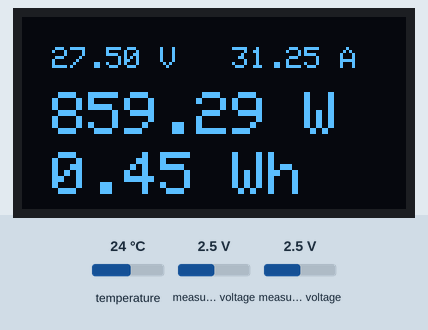
Simulated run of this sketch. Board: ESP32. On the bench: 128×64 one-colour display. The inputs (shaded band) are chosen by the test bench; at power-on: measured voltage 2.5 V, temperature 24 °C. WiFi joins after 1.5 s; servers stay silent unless stated; what the sketch prints to the serial monitor is not drawn.

Above: at 3.2 s.
3.3 s: measured voltage (sensor 200) set to 0.1 V
At 6.7 s:
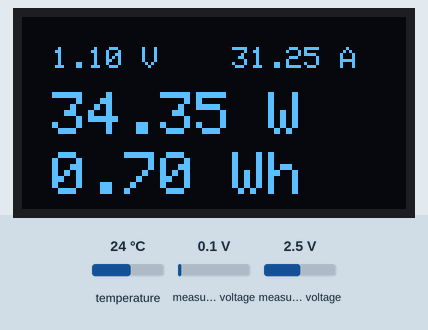
6.9 s: measured voltage (sensor 201) set to 0.1 V
At 8.8 s:
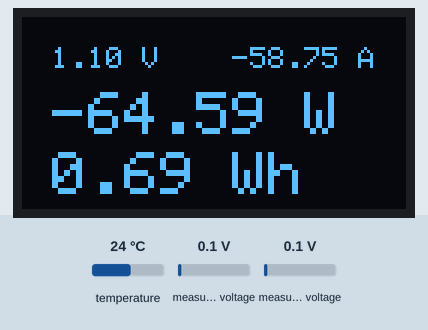
10.5 s: measured voltage (sensor 200) set to 1.2 V
At 12.2 s:
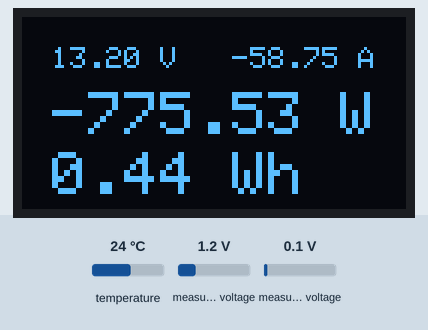
14.2 s: measured voltage (sensor 201) set to 1.2 V
At 16.1 s:
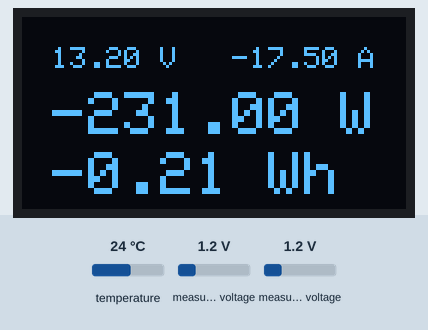
17.8 s: measured voltage (sensor 200) set to 2.5 V
At 19.8 s:
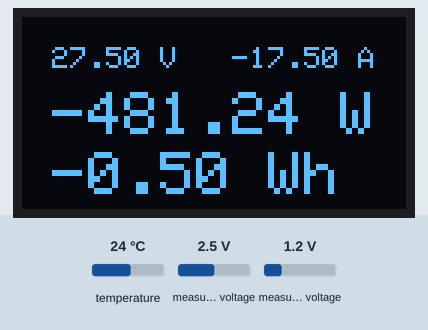
21.4 s: measured voltage (sensor 201) set to 2.5 V
At 23.4 s:
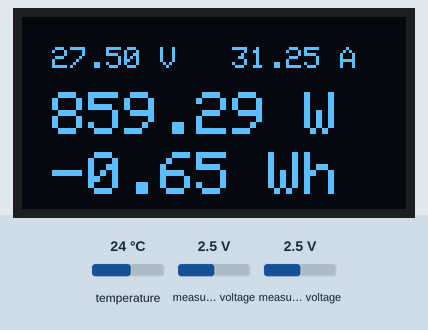
Timing chart, 0 to 24.9 s (numbered marks = the images above; inputs shaded):
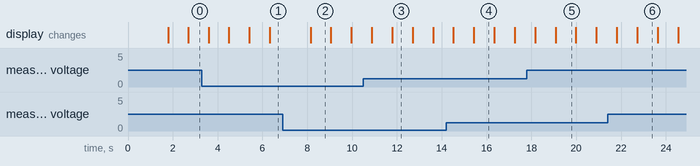

Measured:
- what the display in image 2 shows lasts 1.0 s, from 8.1 s to 9.1 s

The sketch:

Solar_PV_Monitoring_System_V2.0.ino
```cpp
// (licence header left out)
// ============================================================================
// BLYNK CONFIGURATION
// Replace these values with your own Blynk project credentials
// ============================================================================
#define BLYNK_TEMPLATE_ID "TMPL3V-0wJfRH"
#define BLYNK_TEMPLATE_NAME "Solar PV Energy Meter V2"
#define BLYNK_AUTH_TOKEN "YOUR AUTH TOKEN"
#define BLYNK_PRINT Serial


// ============================================================================
// REQUIRED LIBRARIES
// ============================================================================
#include <Wire.h>
#include <Adafruit_SSD1306.h>
#include <Adafruit_ADS1X15.h>
#include <BlynkSimpleEsp32.h>
#include <OneWire.h>
#include <DallasTemperature.h>


// ============================================================================
// PIN DEFINITIONS
// ============================================================================
const int oneWirePin = D3;        // DS18B20 temperature sensor pin


// ============================================================================
// OLED DISPLAY OBJECT
// ============================================================================
Adafruit_SSD1306 display(128, 64, &Wire);


// ============================================================================
// ADS1115 ADC OBJECT
// Used for high resolution voltage/current measurement
// ============================================================================
Adafruit_ADS1115 ads;


// ============================================================================
// TEMPERATURE SENSOR OBJECT
// ============================================================================
OneWire oneWire(oneWirePin);
DallasTemperature sensors(&oneWire);


// ============================================================================
// MEASUREMENT VARIABLES
// ============================================================================
float voltage = 0;
float current = 0;
float power = 0;
float energy = 0;
float temperature = 0;
float saving = 0;


// Time tracking variable used for energy calculation
unsigned long previousMillis = 0;


// Electricity cost per unit (₹ / kWh)
const float EnergyCost = 6.5;


// ============================================================================
// VOLTAGE DIVIDER RESISTOR VALUES
// Used to scale solar voltage to ADC range
// ============================================================================
const float R1 = 100;   // 100K
const float R2 = 10;    // 10K

// Current measurement divider
const float R3 = 1;     // 1K
const float R4 = 2;     // 2K


// ============================================================================
// ACS758 CURRENT SENSOR PARAMETERS
// ============================================================================
float OffsetVoltage = 2.5;      // Zero current output voltage
const float sensitivity = 40;   // mV per Amp


// ============================================================================
// WIFI & BLYNK SETTINGS
// ============================================================================
const char* ssid = "XXXXXXX";
const char* password = "XXXXX";
const char* blynkAuth = BLYNK_AUTH_TOKEN;


// ============================================================================
// SETUP FUNCTION
// Runs once when the microcontroller starts
// ============================================================================
void setup()
{
  Serial.begin(115200);

  // --------------------------------------------------------------------------
  // Connect to WiFi
  // --------------------------------------------------------------------------
  WiFi.begin(ssid, password);

  while (WiFi.status() != WL_CONNECTED)
  {
    delay(500);
    Serial.print(".");
  }

  Serial.println("\nConnected to WiFi");

  // Start Blynk connection
  Blynk.begin(blynkAuth, ssid, password);


  // --------------------------------------------------------------------------
  // Initialize OLED Display
  // --------------------------------------------------------------------------
  display.begin(SSD1306_SWITCHCAPVCC, 0x3C);
  display.clearDisplay();
  display.display();


  // --------------------------------------------------------------------------
  // Initialize ADS1115 ADC
  // --------------------------------------------------------------------------
  ads.begin();


  // --------------------------------------------------------------------------
  // Initialize temperature sensor
  // --------------------------------------------------------------------------
  sensors.begin();
}


// ============================================================================
// MAIN LOOP
// Runs continuously after setup()
// ============================================================================
void loop()
{
  // Maintain Blynk connection
  Blynk.run();


  // --------------------------------------------------------------------------
  // READ ADC VALUES
  // Channel 0 → Solar Voltage
  // Channel 1 → Current Sensor
  // --------------------------------------------------------------------------
  int16_t voltageRaw = ads.readADC_SingleEnded(0);
  int16_t currentRaw = ads.readADC_SingleEnded(1);


  // --------------------------------------------------------------------------
  // CONVERT ADC VALUE TO VOLTAGE
  // ADS1115 resolution = 0.1875 mV per bit
  // --------------------------------------------------------------------------
  float voltageVolts = voltageRaw * (0.1875 / 1000);
  voltage = voltageVolts * ((R1 + R2) / R2);


  // --------------------------------------------------------------------------
  // CURRENT CALCULATION
  // Convert sensor voltage into current value
  // --------------------------------------------------------------------------
  float currentVolts = currentRaw * ((R3 + R4) / R4) * (0.1875 / 1000);
  current = (currentVolts - OffsetVoltage) / (sensitivity / 1000.0);


  // --------------------------------------------------------------------------
  // POWER CALCULATION
  // P = V × I
  // --------------------------------------------------------------------------
  power = voltage * current;


  // --------------------------------------------------------------------------
  // ENERGY CALCULATION
  // Energy (Wh) = Power × Time
  // --------------------------------------------------------------------------
  unsigned long currentMillis = millis();

  energy += power * (currentMillis - previousMillis) / 3600000.0;

  saving = EnergyCost * (energy / 1000);

  previousMillis = currentMillis;


  // --------------------------------------------------------------------------
  // TEMPERATURE MEASUREMENT
  // --------------------------------------------------------------------------
  sensors.requestTemperatures();
  temperature = sensors.getTempCByIndex(0);


  // --------------------------------------------------------------------------
  // OLED DISPLAY OUTPUT
  // --------------------------------------------------------------------------
  display.clearDisplay();

  display.setTextSize(1);
  display.setTextColor(WHITE);

  display.setCursor(10, 10);
  display.print(voltage, 2);
  display.println(" V");

  display.setCursor(70, 10);
  display.print(current, 2);
  display.println(" A");

  display.setTextSize(2);

  display.setCursor(10, 25);
  display.print(power, 2);
  display.println(" W");

  display.setCursor(10, 45);
  display.print(energy, 2);
  display.println(" Wh");

  display.display();


  // --------------------------------------------------------------------------
  // SEND DATA TO BLYNK DASHBOARD
  // --------------------------------------------------------------------------
  Blynk.virtualWrite(V0, voltage);
  Blynk.virtualWrite(V1, current);
  Blynk.virtualWrite(V2, power);
  Blynk.virtualWrite(V3, energy / 1000);
  Blynk.virtualWrite(V4, temperature);
  Blynk.virtualWrite(V5, saving);


  // --------------------------------------------------------------------------
  // SERIAL MONITOR OUTPUT
  // --------------------------------------------------------------------------
  Serial.print("Voltage: ");
  Serial.print(voltage);
  Serial.print("V");

  Serial.print(" Current: ");
  Serial.print(current);
  Serial.print("A");

  Serial.print(" Power: ");
  Serial.print(power);
  Serial.print("W");

  Serial.print(" Energy: ");
  Serial.print(energy, 2);
  Serial.print("Wh");

  Serial.print(" Saving: Rs.");
  Serial.print(saving, 2);

  Serial.print(" Temp: ");
  Serial.print(temperature);
  Serial.println("C");


  delay(100);
}
```
